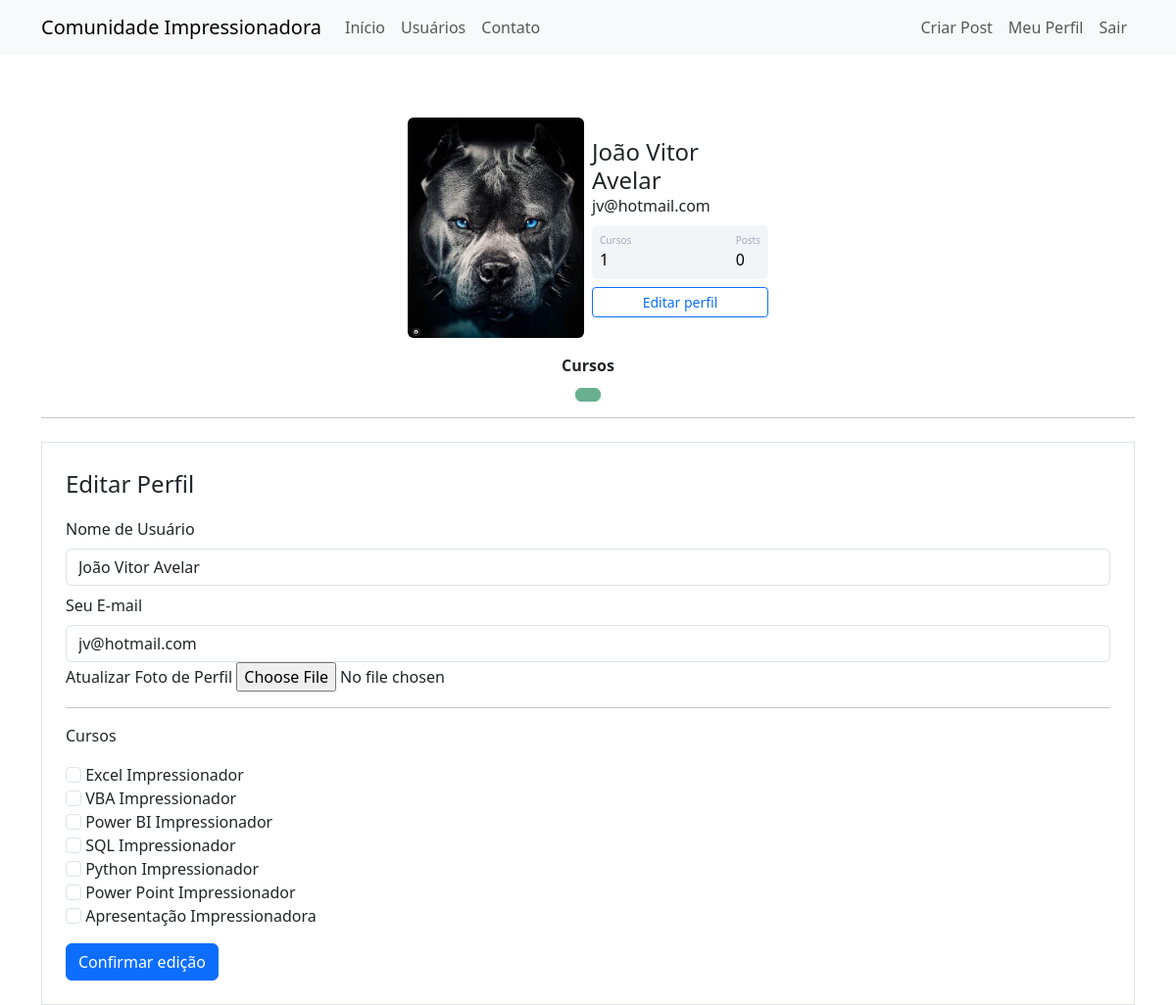
Screenshot of /perfil/editar (signed in) with the database file from the repository.
### comunidadeimpressionadora/models.py (models this page shows)
class Usuario(database.Model, UserMixin):
    id = database.Column(database.Integer, primary_key=True)
    username = database.Column(database.String, nullable=False)
    email = database.Column(database.String, nullable=False, unique=True)
    senha = database.Column(database.String, nullable=False)
    foto_perfil = database.Column(database.String, default='default.jpg')
    post = database.relationship('Post', backref='autor', lazy=True)
    cursos = database.Column(database.String, nullable=False, default='Não Informado')

### comunidadeimpressionadora/routes.py (the view)
@app.route('/perfil/editar', methods=['GET', 'POST'])
@login_required
def editar_perfil():
    form = FormEditarPerfil()
    if form.validate_on_submit():
        current_user.email = form.email.data
        current_user.username = form.username.data
        if form.foto_perfil.data:
            nome_imagem = salvar_imagem(form.foto_perfil.data)
            current_user.foto_perfil = nome_imagem
        current_user.cursos = atualizar_cursos(form)
        database.session.commit()
        flash(f'Perfil atualizado com sucesso.', "alert-success")
        return redirect(url_for('perfil'))
    elif request.method == 'GET':
        form.email.data = current_user.email
        form.username.data = current_user.username
    foto_perfil = url_for("static", filename=f"fotos_perfil/{current_user.foto_perfil}")
    return render_template('editarperfil.html', foto_perfil=foto_perfil, form=form)

### comunidadeimpressionadora/forms.py (shortened to what this page needs)
class FormEditarPerfil(FlaskForm):
    username = StringField('Nome de Usuário', validators=[DataRequired()])
    email = StringField('Seu E-mail', validators=[DataRequired(), Email()])
    foto_perfil = FileField('Atualizar Foto de Perfil', validators=[FileAllowed(['jpg', 'png'])])
    curso_excel = BooleanField('Excel Impressionador')
    curso_vba = BooleanField('VBA Impressionador')
    curso_powerbi = BooleanField('Power BI Impressionador')
    curso_sql = BooleanField('SQL Impressionador')
    curso_python = BooleanField('Python Impressionador')
    curso_powerpoint = BooleanField('Power Point Impressionador')
    curso_ppt = BooleanField('Apresentação Impressionadora')
    botao_editarperfil = SubmitField('Confirmar edição')

### comunidadeimpressionadora/models.py (called while the page is built)
@login_manager.user_loader
def load_usuario(id_usuario):
    return Usuario.query.get(int(id_usuario))

### comunidadeimpressionadora/templates/editarperfil.html (shortened to what this page needs)
{% extends 'perfil.html' %}
{% block form_editar_perfil %}
<div class="container">
    <hr>
    <div class="row">
    <div class="col">
        <form method="POST" action="" class="border p-4 mt-2" enctype="multipart/form-data">
            <legend>Editar Perfil</legend>
            <fieldset>
                <div class="form-group">
                    {{form.username.label(class="form-control-label mt-2")}}
                    {% if form.username.errors %}
                        {{form.username(class="form-control is-invalid")}}
                        <div class="invalid-feedback">
                        {% for erro in form.username.errors %}
                            {{ erro }}
                        {% endfor %}
                        </div>
                    {% else %}
                        {{form.username(class="form-control mt-2")}}
                    {% endif %}
                </div>
                <div class="form-group">
                    {{form.email.label(class="form-control-label mt-2")}}
                    {% if form.email.errors %}
                        {{form.email(class="form-control is-invalid")}}
                        <div class="invalid-feedback">
                        {% for erro in form.email.errors %}
                            {{ erro }}
                        {% endfor %}
                        </div>
                    {% else %}
                        {{form.email(class="form-control mt-2")}}
                    {% endif %}
                </div>
                <div class="form-group">
                    {{ form.foto_perfil.label }}
                    {{ form.foto_perfil(class="form-control-file") }}
                </div>
                <hr>
                <p>Cursos</p>
                {% for campo in form %}
                    {% if 'curso_' in campo.name %}
                        <div class="form-group">
                            {{campo(class="form-check-input ")}}
                            {{campo.label(class="form-check-label ")}}
                        </div>
                    {% endif %}
                {% endfor %}
            </fieldset>
            {{form.botao_editarperfil(class='btn btn-primary mt-3')}}
        </form>
    </div>
    </div>
</div>
{% endblock %}

### comunidadeimpressionadora/templates/perfil.html
{% extends 'base.html' %}
{% block body %}
        <div class="container mt-5 d-flex justify-content-center">
            <div class="card p-3">
                <div class="d-flex align-items-center">
                    <div class="image pe-2">
                <img src="{{ foto_perfil }}" class="rounded" width="180" >
                </div>
                <div class="ml-3 w-100">
                   <h4 class="mb-0 mt-0">{{ current_user.username }}</h4>
                   <span>{{ current_user.email }}</span>
                   <div class="p-2 mt-2 bg-primary d-flex justify-content-between rounded text-white stats">
                       {% if "Não Informado" in current_user.cursos %}
                               <div class="d-flex flex-column"><span class="articles">Cursos</span><span class="number1">0 </span>
                       {% else %}
                    <div class="d-flex flex-column"><span class="articles">Cursos</span><span class="number1">{{ current_user.cursos.count(';') + 1}} </span>
                        {% endif %}
                    </div>
                    <div class="d-flex flex-column"><span class="rating">Posts</span><span class="number3">0</span>
                    </div>
                   </div>
                   <div class="button mt-2 d-flex flex-row align-items-center">
                       <a class= "w-100" href="{{url_for('editar_perfil')}}"><button class="btn btn-sm btn-outline-primary w-100">Editar perfil</button></a>
                   </div>
                </div>
                </div>
            </div>
        </div>
<div class="row justify-content-center">
    <div class="col col-4" style="text-align: center">
        <strong>Cursos</strong>
        <br>
                {% for curso in current_user.cursos.split(';') %}
                <button type="button" class="btn btn-success mt-2" disabled>{{curso}}</button>
                {% endfor %}
    </div>
</div>
    {% block form_editar_perfil %}
    {% endblock %}
{% endblock %}

### comunidadeimpressionadora/static/main.css (style rules this page uses)
.card { width: 400px; border: none; border-radius: 10px; background-color: #fff; }
.stats { background: #f2f5f8 !important; color: #000 !important; }
.articles { font-size:10px; color: #a1aab9; }
.number1 { font-weight:500; }
.rating { font-size:10px; color: #a1aab9; }
.number3 { font-weight:500; }

### rows the page displays
Usuario: username "João Vitor Avelar", email "jv@hotmail.com", cursos "1"

### other values shown
{{ campo.label(class="form-check-label ") }} "Excel Impressionador" "VBA Impressionador" "Power BI Impressionador" "SQL Impressionador" "Python Impressionador" "Power Point Impressionador" "Apresentação Impressionadora"
